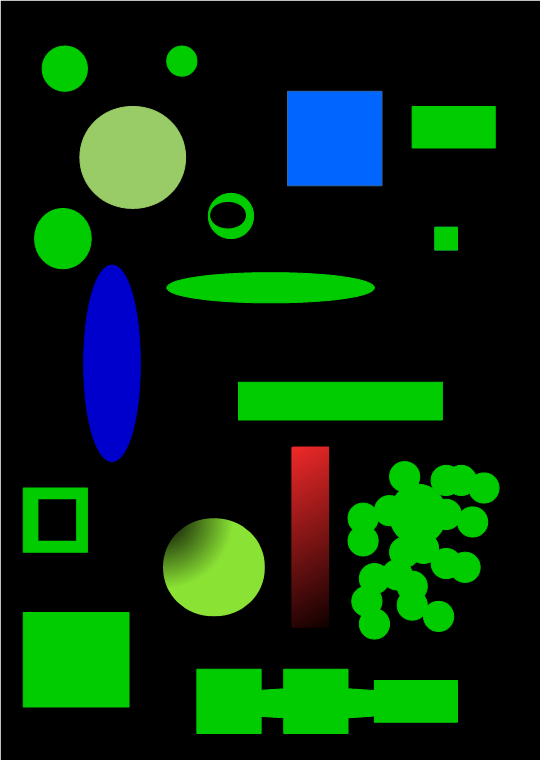
#> input picture OpenCV/image/乱糟糟.JPG, 541 x 760 px
$ python '1.色彩空间.py'
#> lines starting #> are read from the running program, lines starting #| are printed output that depends on the picture; after the words box and inside, x2 and y2 are one past the last pixel; in counts of white or black regions, pixels touching at a corner belong together
import numpy as np
import cv2 as cv

src = cv.imread("./image/乱糟糟.JPG")
#> src is the input picture: shape (760, 541, 3); mean B, G, R 14.5, 44, 8.8
cv.namedWindow("src")
cv.imshow("src", src)
cv.moveWindow("src", 0, 0)
row, col, channel = src.shape[:]
#> row = 760; col = 541; channel = 3
gray = cv.cvtColor(src, cv.COLOR_BGR2GRAY)
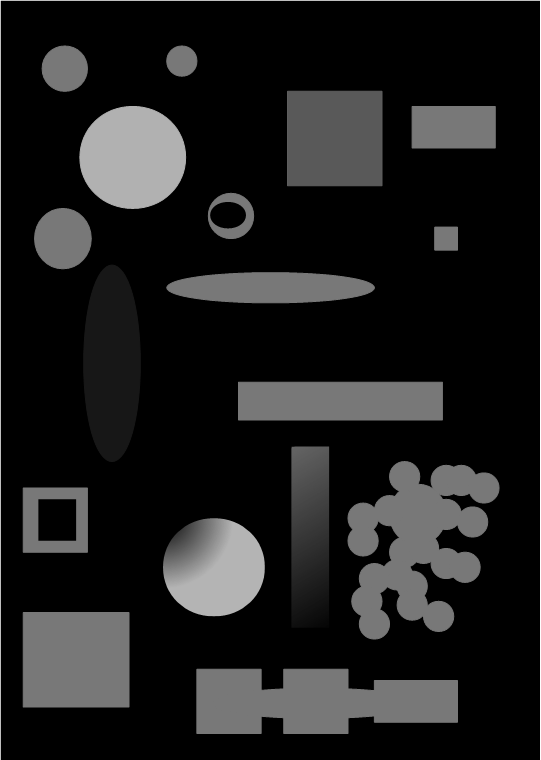
#> gray: shape (760, 541); min 0, max 255, mean 30.1
hsv = cv.cvtColor(src, cv.COLOR_BGR2HSV)
#> hsv: shape (760, 541, 3); mean H, S, V 16.7, 63.2, 53.5
hls = cv.cvtColor(src, cv.COLOR_BGR2HLS)
#> hls: shape (760, 541, 3); mean of channels 0, 1, 2 16.7, 29, 62.3
ycrcb = cv.cvtColor(src, cv.COLOR_BGR2YCrCb)
#> ycrcb: shape (760, 541, 3); mean of channels 0, 1, 2 30.1, 112.8, 119.2
yuv = cv.cvtColor(src, cv.COLOR_BGR2YUV)
#> yuv: shape (760, 541, 3); mean of channels 0, 1, 2 30.1, 120.3, 109.4
cv.imshow("gray", gray)
cv.imshow("hsv", hsv)
cv.imshow("hls", hls)
cv.imshow("ycrcb", ycrcb)
cv.imshow("yuv", yuv)

hsv_lower = np.array([0, 43, 46])
hsv_upper = np.array([10, 255, 255])
hsv_red = cv.inRange(hsv, hsv_lower, hsv_upper)
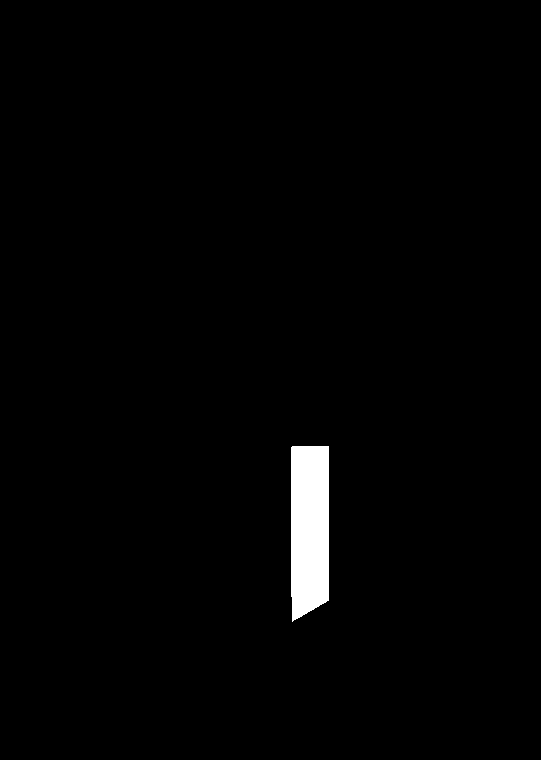
#> hsv_red: shape (760, 541); 1.5% white; 1 white region, box (x1, y1, x2, y2) and area: (291, 446, 329, 622) 6265
cv.imshow("mask", hsv_red)

b, g, r = cv.split(src)
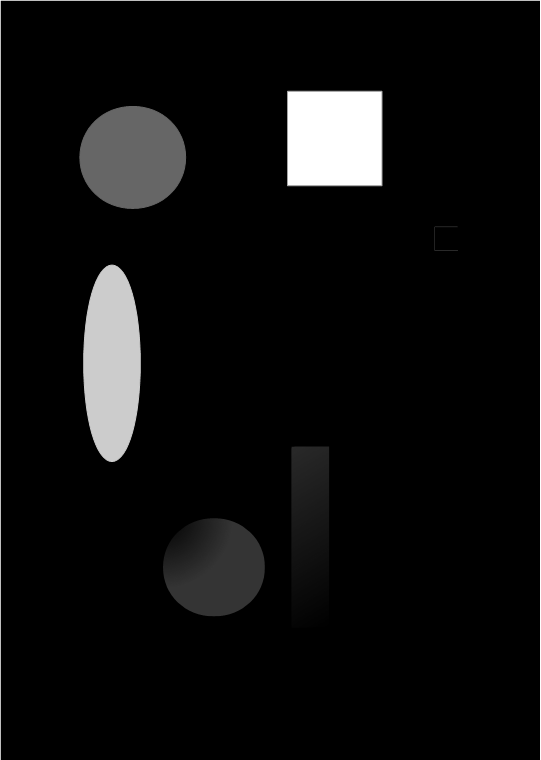
#> b: shape (760, 541); min 0, max 255, mean 14.5
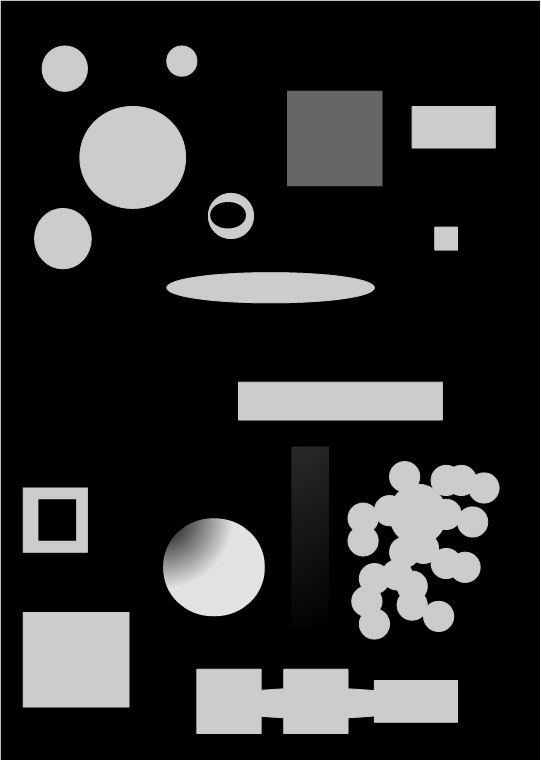
#> g: shape (760, 541); min 0, max 255, mean 44
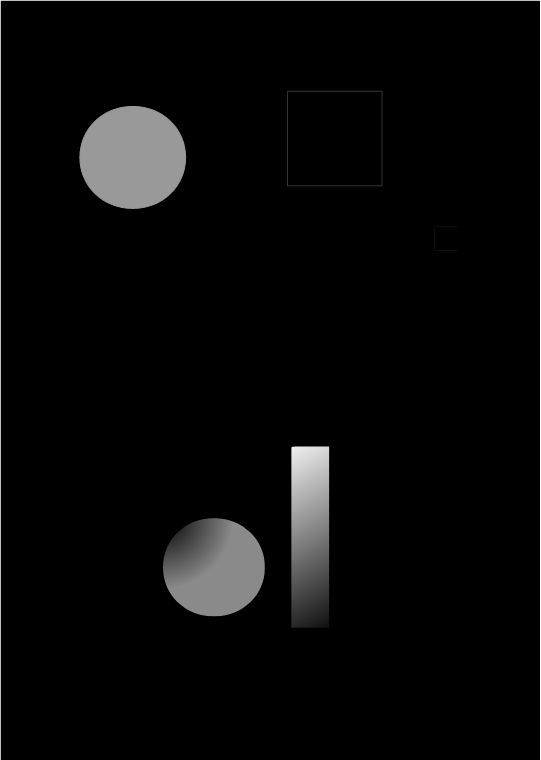
#> r: shape (760, 541); min 0, max 255, mean 8.8
cv.imshow("b", b)
cv.imshow("g", g)
cv.imshow("r", r)

src[:, :, 0] = 0  # 把第一通道像素设为0
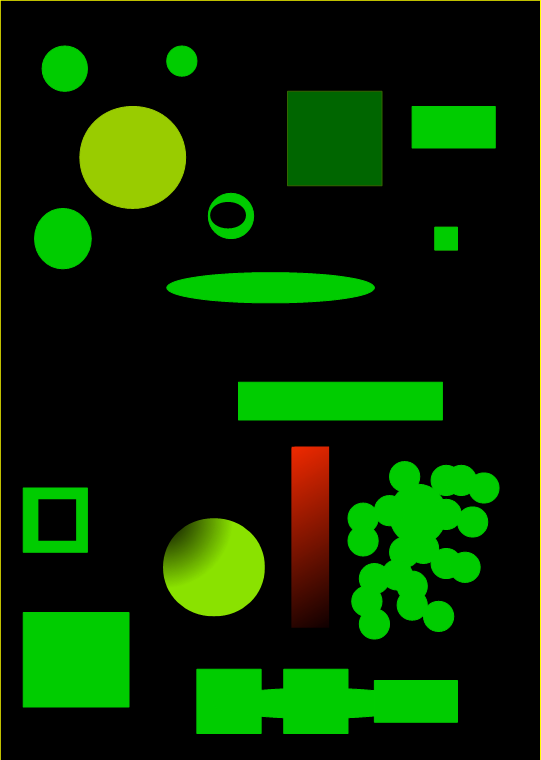
#> src: shape (760, 541, 3); 10.85% of pixels changed, all inside (x1, y1, x2, y2) = (0, 0, 541, 760)
cv.imshow("src[:,:,0] = 0", src)
cv.waitKey(0)

$ run again, with OpenCV/image/chess.JPG copied over OpenCV/image/乱糟糟.JPG
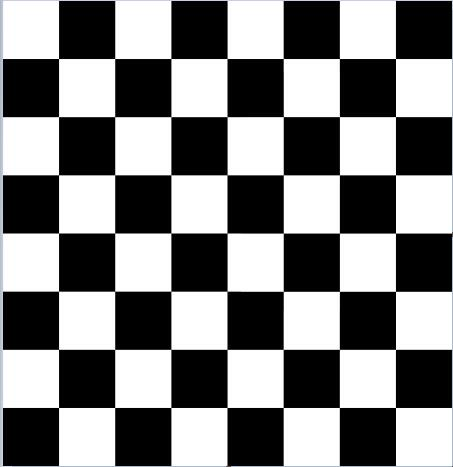
#> input picture OpenCV/image/chess.JPG, 453 x 467 px
#> src is the input picture: shape (467, 453, 3); mean B, G, R 128.5, 128.3, 128.2
#> hsv: shape (467, 453, 3); mean H, S, V 6.8, 7.2, 128.5
#> hls: shape (467, 453, 3); mean of channels 0, 1, 2 6.8, 128.3, 14.9
#> ycrcb: shape (467, 453, 3); mean of channels 0, 1, 2 128.3, 127.9, 128.1
#> yuv: shape (467, 453, 3); mean of channels 0, 1, 2 128.3, 128.1, 127.9
#> hsv_red: shape (467, 453); every value is 0
#> `src[:, :, 0] = 0`:
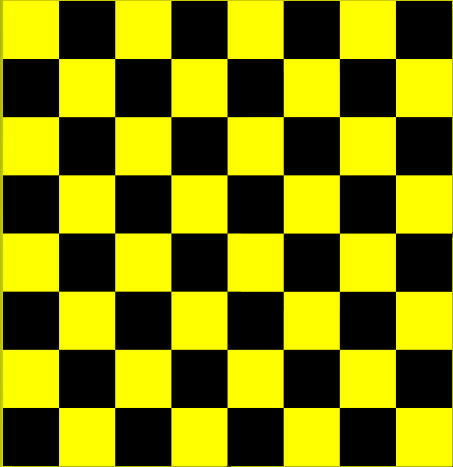
#> src: shape (467, 453, 3); mean B, G, R 0, 128.3, 128.2
